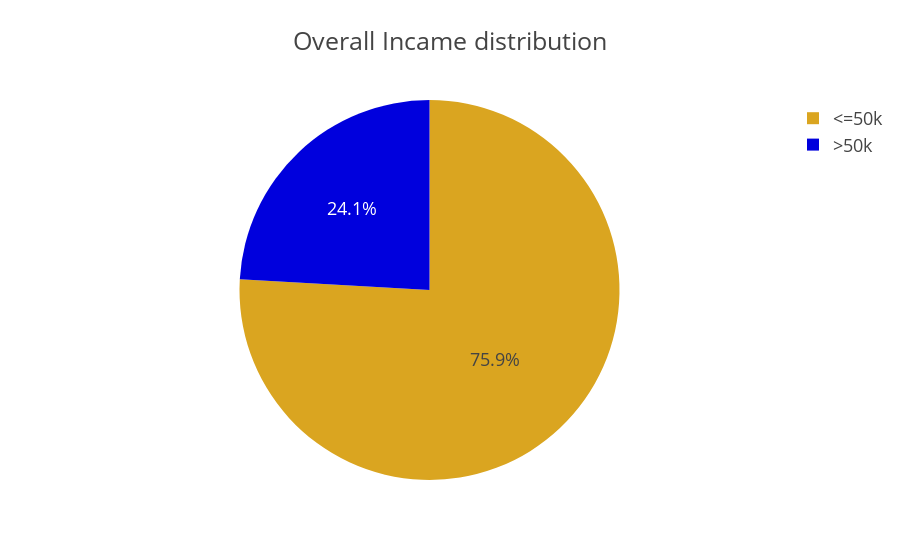

Notebook code for this chart:
### Code cell
fig= px.pie(adult_df_income, names='income',values='total',title='Overall Incame distribution', color_discrete_sequence=["goldenrod","#00D"])
# fig.update_layout(template= "presentation", paper_bgcolor="rgba(0,0,0,0)", plot_bgcolor=("rgba(0,0,0,0,0)"))
# fig.show()
fig.update_layout(template="presentation", paper_bgcolor="rgba(0,0,0,0)",plot_bgcolor=("rgba(0,0,0,0)"))
fig.show()
fig.write_image(os.path.join(results_dir,'income_distribution_pie_chart.jpg'))
fig.write_image(os.path.join(results_dir,'income_distribution_pie_chart.png'))
fig.write_html(os.path.join(results_dir,'income_distribution_pie_chart.html'))

### Figure 1 — Plotly figure (JSON) as saved in the notebook; plotly's stock layout.template omitted (floating-point values rounded to 4 significant figures)
{"data": [{"domain": {"x": [0, 1], "y": [0, 1]}, "hovertemplate": "income=%{label}<br>total=%{value}<extra></extra>", "labels": ["<=50k", ">50k"], "legendgroup": "", "name": "", "showlegend": true, "type": "pie", "values": [24678, 7836]}], "layout": {"autosize": true, "legend": {"tracegroupgap": 0}, "paper_bgcolor": "rgba(0, 0, 0, 0)", "piecolorway": ["goldenrod", "#00D"], "plot_bgcolor": "rgba(0, 0, 0, 0)", "title": {"text": "Overall Incame distribution"}}}
